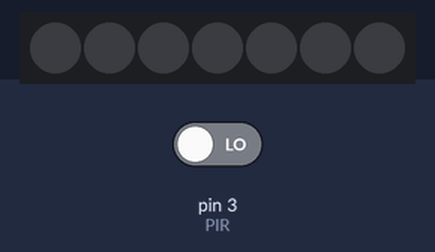
Simulated run of this sketch. Board: Arduino Nano, built with avr-gcc and run on an emulated ATmega328P. Parts: 7 RGB LEDs in strip order, left to right. The test bench sets the inputs (shaded band); at power-on: pin 3 (PIR) LOW. Dim RGB values are drawn brighter than linear.

Above: at 1.2 s.
1.3 s: pin 3 (PIR) driven HIGH
At 1.46 s:
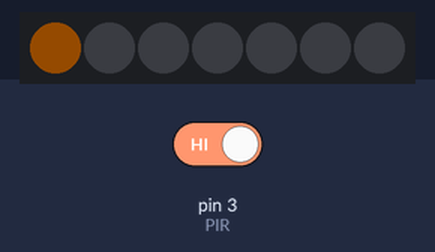
3.7 s: pin 3 (PIR) driven LOW
At 6.0 s:
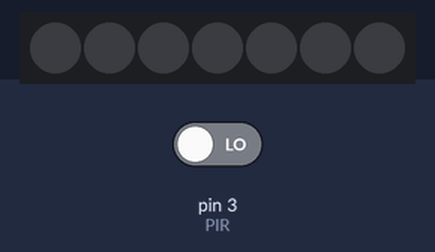
6.7 s: pin 3 (PIR) driven HIGH
At 7.18 s:
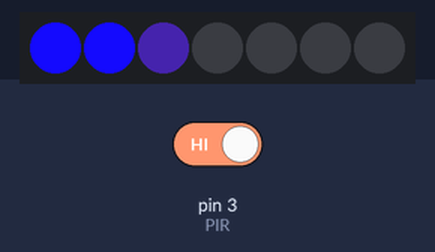
Timing chart, 0 to 21.7 s (numbered marks = the images above; inputs shaded):
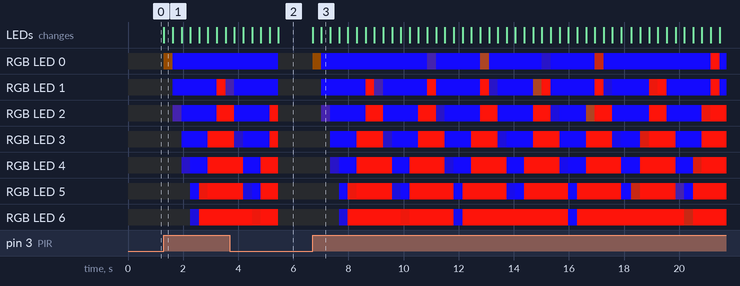

Measured:
- after the input at 1.3 s, RGB LED 0: off → RGB(20, 10, 0) at once, → RGB(20, 10, 250) 0.32 s later; RGB LED 1: off → RGB(20, 10, 250) after 0.32 s, → RGB(250, 20, 10) 1.6 s later, → RGB(20, 10, 50) 0.32 s later
- after the input at 3.7 s, the LEDs: first differ from a run without the input after 1.7 s (image 2)

The sketch:

7Neopixel_Nano_v1.ino
```cpp
/* PIR and each color being flushed
 * Version with just 7 Neopixels and supplied by Nano 5v
 * LEDs light one after the other in one direction and the back
 * different colos
 */

#include <Adafruit_NeoPixel.h>
#ifdef __AVR__
  #include <avr/power.h>
#endif

#define PIN            12
#define NUMPIXELS      7
#define COLORSTEP 10

Adafruit_NeoPixel pixels = Adafruit_NeoPixel(NUMPIXELS, PIN, NEO_GRB + NEO_KHZ800);

int delayval = 1; // delay for half a second
int delaycol = 24;
const int PIR = 3;
const int Pushbutton = 2;

void setup()
{
  pixels.begin(); // This initializes the NeoPixel library.
  pinMode(PIR, INPUT);
  pinMode(Pushbutton, INPUT_PULLUP);
}

void loop()
{

  //digitalRead(Pushbutton);
  if(digitalRead(PIR))
  {
      for(int i=0; i<NUMPIXELS; i++)
      {

          for(int k=0; k<6; k++)
              {
              pixels.setPixelColor(i, pixels.Color(20,10,50*k));
              pixels.show(); // This sends the updated pixel color to the hardware.
              delay(delaycol); // Delay for a period of time (in milliseconds).
              }
              delay(delayval);
      }
      for(int i=(NUMPIXELS-1);i>-1;i=i-1)
      {
          for(int w=0; w<6; w++)
              {
              pixels.setPixelColor(i, pixels.Color(50*w,20,10));
              pixels.show(); // This sends the updated pixel color to the hardware.
              delay(delaycol); // Delay for a period of time (in milliseconds).
              }
              delay(delayval);
      }
  }
  else
  {
     for(int i=0; i<NUMPIXELS; i++)
     {
     pixels.setPixelColor(i,0,0,0);
     pixels.show(); // This sends the updated pixel color to the hardware.
     }
  }


}
```
